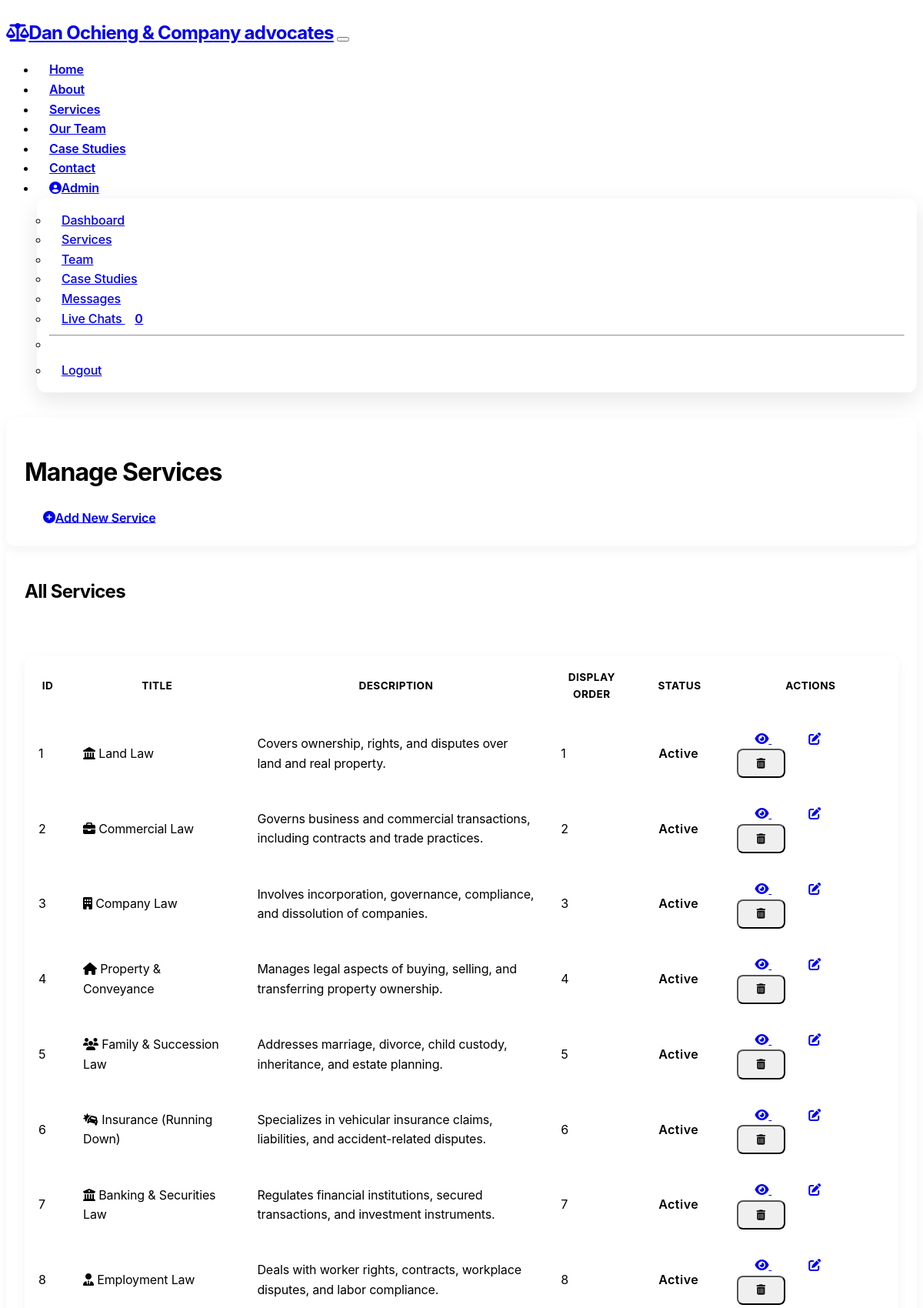
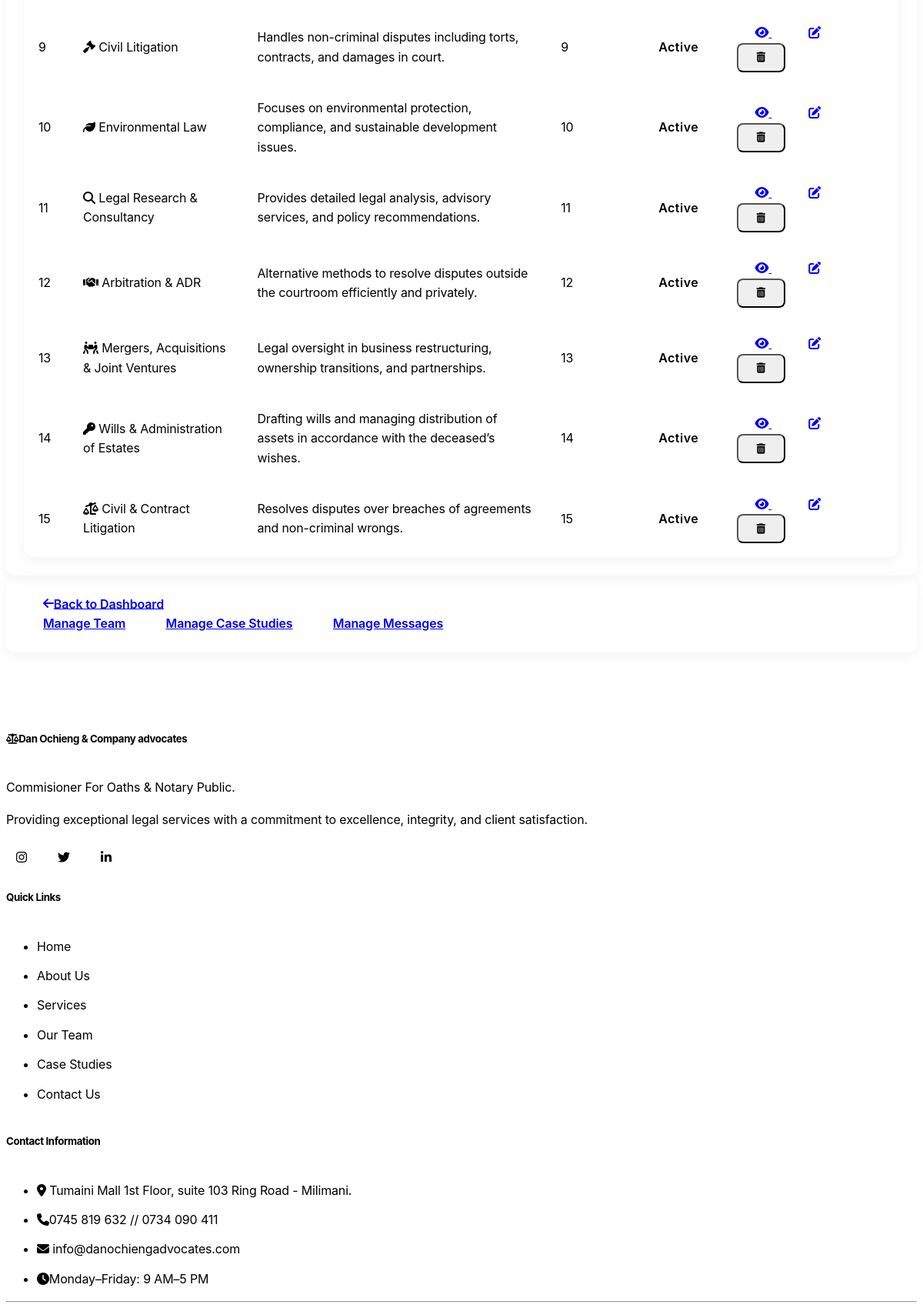
/admin/services (signed in, upper part), run on the app's committed database (2 pictures, top to bottom).
### models.py (models this page shows, shortened)
class Service(db.Model):
    id = db.Column(db.Integer, primary_key=True)
    title = db.Column(db.String(120), nullable=False)
    slug = db.Column(db.String(150), unique=True, nullable=False)
    description = db.Column(db.Text, nullable=False)
    icon = db.Column(db.String(50))  # Font awesome icon name
    display_order = db.Column(db.Integer, default=0)
    is_active = db.Column(db.Boolean, default=True)
    created_at = db.Column(db.DateTime, default=datetime.utcnow)
    updated_at = db.Column(db.DateTime, default=datetime.utcnow, onupdate=datetime.utcnow)

### routes/admin_routes.py (the view)
    @login_required
    def decorated_function(*args, **kwargs):
        if not current_user.is_admin:
            flash('You need administrator privileges to access this page.', 'danger')
            return redirect(url_for('main.index'))
        return f(*args, **kwargs)

### routes/admin_routes.py (called while the page is built)
def admin_required(f):
    @login_required
    def decorated_function(*args, **kwargs):
        if not current_user.is_admin:
            flash('You need administrator privileges to access this page.', 'danger')
            return redirect(url_for('main.index'))
        return f(*args, **kwargs)
    decorated_function.__name__ = f.__name__
    return decorated_function

@admin_bp.route('/services')
@admin_required
def services():
    services = Service.query.order_by(Service.display_order, Service.title).all()
    return render_template('admin/services.html', title='Manage Services', services=services)

### templates/admin/services.html (shortened to what this page needs)
{% extends "layout.html" %}
{% block content %}
<div class="container-fluid py-4">
    <div class="row mb-4">
        <div class="col-md-12">
            <div class="card">
                <div class="card-body d-flex justify-content-between align-items-center">
                    <h1 class="h3 mb-0">Manage Services</h1>
                    <a href="{{ url_for('admin.new_service') }}" class="btn btn-primary">
                        <i class="fas fa-plus-circle me-2"></i>Add New Service
                    </a>
                </div>
            </div>
        </div>
    </div>
    <div class="row">
        <div class="col-md-12">
            <div class="card">
                <div class="card-header">
                    <h2 class="h5 mb-0">All Services</h2>
                </div>
                <div class="card-body p-0">
                    <div class="table-responsive">
                        <table class="table table-hover admin-table mb-0">
                            <thead>
                                <tr>
                                    <th width="5%">ID</th>
                                    <th width="20%">Title</th>
                                    <th width="35%">Description</th>
                                    <th width="10%">Display Order</th>
                                    <th width="10%">Status</th>
                                    <th width="20%">Actions</th>
                                </tr>
                            </thead>
                            <tbody>
                                {% if services %}
                                    {% for service in services %}
                                    <tr>
                                        <td>{{ service.id }}</td>
                                        <td>
                                            {% if service.icon %}
                                            <i class="{{ service.icon }} me-2 text-primary"></i>
                                            {% endif %}
                                            {{ service.title }}
                                        </td>
                                        <td>{{ service.description|truncate(100) }}</td>
                                        <td>{{ service.display_order }}</td>
                                        <td>
                                            {% if service.is_active %}
                                            <span class="badge bg-success">Active</span>
                                            {% else %}
                                            <span class="badge bg-secondary">Inactive</span>
                                            {% endif %}
                                        </td>
                                        <td>
                                            <a href="{{ url_for('main.service_detail', slug=service.slug) }}" class="btn btn-sm btn-outline-info" target="_blank" title="View">
                                                <i class="fas fa-eye"></i>
                                            </a>
                                            <a href="{{ url_for('admin.edit_service', id=service.id) }}" class="btn btn-sm btn-outline-primary" title="Edit">
                                                <i class="fas fa-edit"></i>
                                            </a>
                                            <button type="button" class="btn btn-sm btn-outline-danger" title="Delete" onclick="confirmDelete('delete-service-{{ service.id }}', 'service')">
                                                <i class="fas fa-trash-alt"></i>
                                            </button>
                                        </td>
                                    </tr>
                                    {% endfor %}
                                {% else %}
                                <tr>
                                    <td colspan="6" class="text-center">No services found. <a href="{{ url_for('admin.new_service') }}">Add a new service</a>.</td>
                                </tr>
                                {% endif %}
                            </tbody>
                        </table>
                    </div>
                </div>
            </div>
        </div>
    </div>
    <div class="row mt-4">
        <div class="col-md-12">
            <div class="card">
                <div class="card-body">
                    <div class="d-flex justify-content-between">
                        <a href="{{ url_for('admin.dashboard') }}" class="btn btn-outline-secondary">
                            <i class="fas fa-arrow-left me-2"></i>Back to Dashboard
                        </a>
                        <div>
                            <a href="{{ url_for('admin.team') }}" class="btn btn-outline-primary me-2">Manage Team</a>
                            <a href="{{ url_for('admin.cases') }}" class="btn btn-outline-primary me-2">Manage Case Studies</a>
                            <a href="{{ url_for('admin.messages') }}" class="btn btn-outline-primary">Manage Messages</a>
                        </div>
                    </div>
                </div>
            </div>
        </div>
    </div>
</div>
{% endblock %}

### static/css/custom.css (style rules this page uses)
body { font-family: 'Inter', 'Roboto', sans-serif; letter-spacing: -0.01em; line-height: 1.6; overflow-x: hidden; }
h1, h2, h3, h4, h5, h6 { font-weight: 700; letter-spacing: -0.03em; }
.btn { border-radius: 8px; padding: 0.6rem 1.5rem; font-weight: 600; transition: all 0.3s ease; }
.card { border: none; border-radius: 12px; box-shadow: 0 5px 15px rgba(0, 0, 0, 0.05); overflow: hidden; transition: all 0.3s ease-in-out; }
.card-header { border-bottom: none; padding: 1.25rem 1.5rem; }
.card-body { padding: 1.5rem; }
.admin-table { border-radius: 12px; overflow: hidden; box-shadow: 0 5px 15px rgba(0, 0, 0, 0.05); }
.admin-table th { border-top: none; font-weight: 700; text-transform: uppercase; font-size: 0.85rem; letter-spacing: 0.03em; padding: 1rem; background-color: rgba(var(--bs-dark-rgb), 0.03); }
.admin-table td { padding: 1rem; vertical-align: middle; }
.admin-table tbody tr { transition: all 0.2s ease; }
.badge { padding: 0.5em 0.8em; font-weight: 600; letter-spacing: 0.03em; border-radius: 6px; }

### data on the page
Service: id "1", title "Land Law", description "Covers ownership, rights, and disputes over land and real property.", display_order "1", is_active "Active"
Service: id "2", title "Commercial Law", description "Governs business and commercial transactions, including contracts and trade practices.", display_order "2", is_active "Active"
Service: id "3", title "Company Law", description "Involves incorporation, governance, compliance, and dissolution of companies.", display_order "3", is_active "Active"
Service: id "4", title "Property & Conveyance", description "Manages legal aspects of buying, selling, and transferring property ownership.", display_order "4", is_active "Active"
Service: id "5", title "Family & Succession Law", description "Addresses marriage, divorce, child custody, inheritance, and estate planning.", display_order "5", is_active "Active"
Service: id "6", title "Insurance (Running Down)", description "Specializes in vehicular insurance claims, liabilities, and accident-related disputes.", display_order "6", is_active "Active"
Service: id "7", title "Banking & Securities Law", description "Regulates financial institutions, secured transactions, and investment instruments.", display_order "7", is_active "Active"
Service: id "8", title "Employment Law", description "Deals with worker rights, contracts, workplace disputes, and labor compliance.", display_order "8", is_active "Active"
Service: id "9", title "Civil Litigation", description "Handles non-criminal disputes including torts, contracts, and damages in court.", display_order "9", is_active "Active"
Service: id "10", title "Environmental Law", description "Focuses on environmental protection, compliance, and sustainable development issues.", display_order "10", is_active "Active"
Service: id "11", title "Legal Research & Consultancy", description "Provides detailed legal analysis, advisory services, and policy recommendations.", display_order "11", is_active "Active"
Service: id "12", title "Arbitration & ADR", description "Alternative methods to resolve disputes outside the courtroom efficiently and privately.", display_order "12", is_active "Active"
Service: id "13", title "Mergers, Acquisitions & Joint Ventures", description "Legal oversight in business restructuring, ownership transitions, and partnerships.", display_order "13", is_active "Active"
Service: id "14", title "Wills & Administration of Estates", description "Drafting wills and managing distribution of assets in accordance with the deceased’s wishes.", display_order "14", is_active "Active"
Service: id "15", title "Civil & Contract Litigation", description "Resolves disputes over breaches of agreements and non-criminal wrongs.", display_order "15", is_active "Active"
